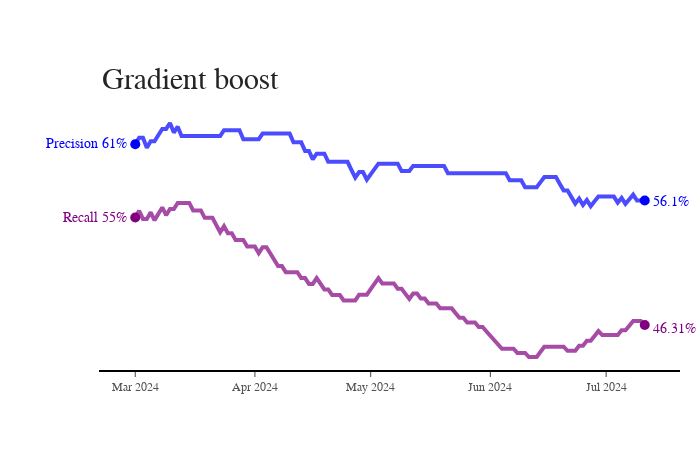

Notebook source saved alongside this figure:
### Code cell
figure = GraphBTC("Gradient Boost", df, ["total"]).get_graph()
figure.show()

### Figure 1 — Plotly figure (JSON) as saved in the notebook; plotly's stock layout.template omitted (floating-point values rounded to 4 significant figures; data arrays with more than 128 entries replaced by an {"elided": "..."} marker saying what was removed)
{"data": [{"line": {"color": "blue", "width": 4}, "mode": "lines", "name": "Precision Across All Time", "opacity": 0.7, "type": "scatter", "x": {"elided": "133 str values"}, "y": {"elided": "133 float values"}}, {"marker": {"color": "blue", "size": 10}, "mode": "markers", "type": "scatter", "x": ["2024-03-01", "2024-07-11"], "y": [0.6053, 0.561]}, {"line": {"color": "purple", "width": 4}, "mode": "lines", "name": "Recall Across All Time", "opacity": 0.7, "type": "scatter", "x": {"elided": "133 str values"}, "y": {"elided": "133 float values"}}, {"marker": {"color": "purple", "size": 10}, "mode": "markers", "type": "scatter", "x": ["2024-03-01", "2024-07-11"], "y": [0.5476, 0.4631]}], "layout": {"annotations": [{"font": {"color": "purple", "family": "Arial", "size": 14}, "showarrow": false, "text": "Recall 55%", "x": 0.05, "xanchor": "right", "xref": "paper", "y": 0.5476, "yanchor": "middle"}, {"font": {"color": "purple", "family": "Arial", "size": 14}, "showarrow": false, "text": "46.31%", "x": 0.95, "xanchor": "left", "xref": "paper", "y": 0.46, "yanchor": "middle"}, {"font": {"color": "blue", "family": "Arial", "size": 14}, "showarrow": false, "text": "Precision 61%", "x": 0.05, "xanchor": "right", "xref": "paper", "y": 0.6053, "yanchor": "middle"}, {"font": {"color": "blue", "family": "Arial", "size": 14}, "showarrow": false, "text": "56.1%", "x": 0.95, "xanchor": "left", "xref": "paper", "y": 0.56, "yanchor": "middle"}, {"font": {"color": "rgb(37,37,37)", "family": "Arial", "size": 30}, "showarrow": false, "text": "Gradient boost", "x": 0, "xanchor": "left", "xref": "paper", "y": 1.05, "yanchor": "bottom", "yref": "paper"}], "autosize": false, "height": 450, "margin": {"autoexpand": false, "l": 100, "r": 20, "t": 110}, "plot_bgcolor": "white", "showlegend": false, "width": 700, "xaxis": {"autorange": true, "linecolor": "rgb(0, 0, 0)", "linewidth": 2, "range": ["2024-02-20 20:49:13.4838", "2024-07-20 03:10:46.5162"], "showgrid": true, "showline": true, "showticklabels": true, "tickfont": {"color": "rgb(82, 82, 82)", "family": "Arial", "size": 12}, "ticks": "outside", "type": "date"}, "yaxis": {"autorange": true, "range": [0.4277, 0.6322], "showgrid": true, "showline": true, "showticklabels": false, "type": "linear", "zeroline": false}}}
